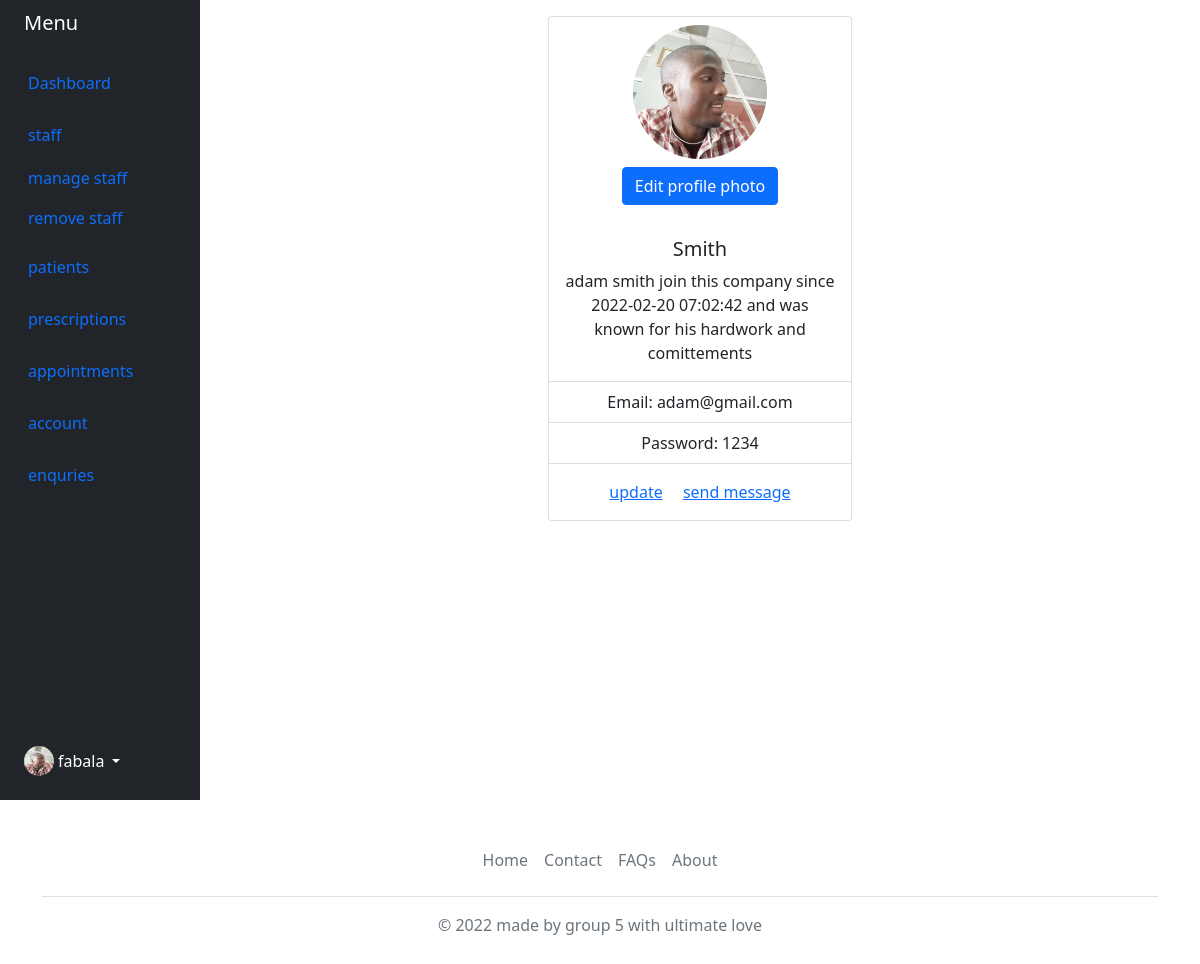
The page /admin/index.php?req=list_staff&id=27 on the database its author committed.
### tables this page shows
CREATE TABLE `staff` (
  `id` int(11) NOT NULL,
  `fname` varchar(70) DEFAULT NULL,
  `lname` varchar(70) DEFAULT NULL,
  `username` varchar(70) NOT NULL,
  `password` varchar(200) NOT NULL,
  `email` varchar(100) DEFAULT NULL,
  `specialization` varchar(70) DEFAULT NULL,
  `salary` decimal(10,2) DEFAULT NULL,
  `enroll_date` datetime NOT NULL,
  `profilePhoto` varchar(2080) NOT NULL DEFAULT './images/myPic-min.jpg'
);

### admin/staff/staffProfile.php (the view, shortened to what this page needs)
<?php
$staff = [];
try {
    require_once $_SERVER['DOCUMENT_ROOT'] . '/hospitalManagementSystem/views/partial/databaseConnection.php';
    $id = $_GET['id'];
    $pdo->beginTransaction();
    $statement = $pdo->prepare("
    SELECT * FROM staff
    WHERE id = :id
    ");
    $statement->bindValue(':id', $id);
    $statement->execute();
    $staff = $statement->fetch(PDO::FETCH_ASSOC);
} catch (\Throwable $th) {
    echo 'Error: ' . $th->getMessage();
}
?>
<div class="d-flex justify-content-center">
    <div class="card text-center" style="width:19rem;">
        <img src="./images/myPic-min.jpg" class="card-img-top rounded-circle" alt="...">
        <p>
            <button class="btn btn-primary" type="button" data-bs-toggle="collapse" data-bs-target="#collapseExample" aria-expanded="false" aria-controls="collapseExample">
                Edit profile photo
            </button>
        </p>
        <div class="card-body">
            <h5 class="card-title"><?php echo $staff['username'] ?></h5>
            <p class="card-text">
                <?php echo $staff['fname'] . ' ' . $staff['lname'] . ' join this company since ' . $staff['enroll_date'] . ' and was known for his hardwork and comittements'
                ?>
            </p>
        </div>
        <ul class="list-group list-group-flush">
            <li class="list-group-item">
                Email: <?php echo $staff['email'] ?>
            </li>
            <li class="list-group-item">
                Password: <?php echo $staff['password'] ?>
            </li>
        </ul>
        <div class="card-body">
            <a href="index.php?req=upd&id=<?php echo $_GET['id'] ?>" class="card-link">update</a>
            <a href="#" class="card-link">send message</a>
        </div>
    </div>
</div>

### admin/staff/staffProfile.php (style rules this page uses)
.card-img-top { width: 150px; height: 150px; object-fit: cover; margin: 0 auto; padding: 8px; }

### rows shown on the page
staff: username "Smith", fname "adam", lname "smith", enroll_date "2022-02-20 07:02:42", email "adam@gmail.com", password "1234"
